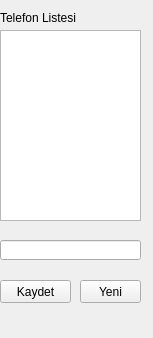
<?xml version="1.0" encoding="UTF-8"?>
<ui version="4.0">
 <class>Form</class>
 <widget class="QWidget" name="Form">
  <property name="geometry">
   <rect>
    <x>0</x>
    <y>0</y>
    <width>153</width>
    <height>338</height>
   </rect>
  </property>
  <property name="windowTitle">
   <string>Form</string>
  </property>
  <widget class="QPushButton" name="btKaydet">
   <property name="geometry">
    <rect>
     <x>0</x>
     <y>280</y>
     <width>71</width>
     <height>23</height>
    </rect>
   </property>
   <property name="text">
    <string>Kaydet</string>
   </property>
  </widget>
  <widget class="QListWidget" name="listWidget">
   <property name="geometry">
    <rect>
     <x>0</x>
     <y>30</y>
     <width>141</width>
     <height>191</height>
    </rect>
   </property>
  </widget>
  <widget class="QPushButton" name="btYeni">
   <property name="geometry">
    <rect>
     <x>80</x>
     <y>280</y>
     <width>61</width>
     <height>23</height>
    </rect>
   </property>
   <property name="text">
    <string>Yeni</string>
   </property>
  </widget>
  <widget class="QLabel" name="label">
   <property name="geometry">
    <rect>
     <x>0</x>
     <y>10</y>
     <width>91</width>
     <height>16</height>
    </rect>
   </property>
   <property name="text">
    <string>Telefon Listesi</string>
   </property>
  </widget>
  <widget class="QLineEdit" name="txtTel">
   <property name="geometry">
    <rect>
     <x>0</x>
     <y>240</y>
     <width>141</width>
     <height>20</height>
    </rect>
   </property>
  </widget>
 </widget>
 <resources/>
 <connections/>
</ui>
